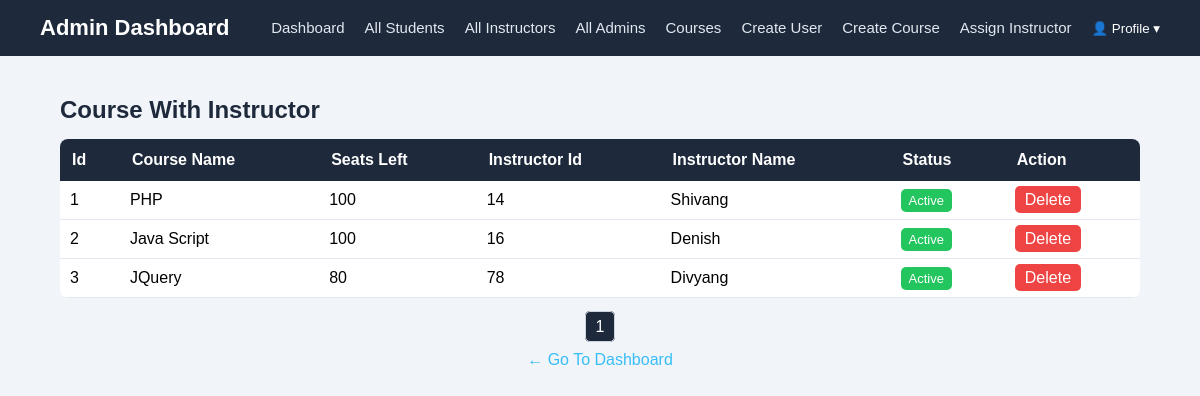
The page /ui/courseWithInstructor.php?tab=courses (signed in) on the database its author committed.
### tables this page shows
CREATE TABLE `course_instructor` (
  `id` int NOT NULL AUTO_INCREMENT,
  `instructor_id` int NOT NULL,
  `course_id` int NOT NULL,
  PRIMARY KEY (`id`),
  UNIQUE KEY `unique_instructor_course` (`instructor_id`, `course_id`),
  KEY `fk_ci_course` (`course_id`),
  CONSTRAINT `fk_ci_course` FOREIGN KEY (`course_id`) REFERENCES `courses` (`id`) ON DELETE CASCADE,
  CONSTRAINT `fk_ci_instructor` FOREIGN KEY (`instructor_id`) REFERENCES `users` (`id`) ON DELETE CASCADE
);

CREATE TABLE `courses` (
  `id` int NOT NULL AUTO_INCREMENT,
  `course_name` varchar(255) DEFAULT NULL,
  `duration_weeks` int DEFAULT NULL,
  `max_seats` int NOT NULL,
  PRIMARY KEY (`id`)
);

CREATE TABLE `users` (
  `id` int NOT NULL AUTO_INCREMENT,
  `name` varchar(255) NOT NULL,
  `email` varchar(255) NOT NULL,
  `password` varchar(255) NOT NULL,
  `phone` bigint NOT NULL,
  `role` enum('Student', 'Instructor', 'Admin') NOT NULL,
  `created_at` timestamp NULL DEFAULT CURRENT_TIMESTAMP,
  `isActive` enum('Active', 'Inactive') DEFAULT 'Active',
  PRIMARY KEY (`id`),
  UNIQUE KEY `email` (`email`)
);

### Class/Course.php (called while the page is built, shortened)
<?php
require_once 'Database.php';
class Course
{
    private $conn;
    public function __construct()
    {
        $db = new Database();
        $this->conn = $db->connect();
    }
    public function courseWithInstructor($page, $limit)
    {
        try {
            $offset = ($page - 1) * $limit;
            $sql = "SELECT c.id,c.course_name,c.max_seats,ci.instructor_id,u.name,u.isActive FROM courses c
                INNER JOIN course_instructor ci ON c.id = ci.course_id
                INNER JOIN users u on u.id = ci.instructor_id LIMIT ? OFFSET ?";
            $stmt = $this->conn->prepare($sql);
            $stmt->bind_param("ii", $limit, $offset);
            $stmt->execute();
            $result = $stmt->get_result();
            $data = [];
            while ($row = $result->fetch_assoc()) {
                $data[] = $row;
            }
            return ["status" => true, "data" => $data];
        } catch (Exception $e) {
            return ["status" => false, "message" => $e->getMessage()];
        }
    }
    public function countCourseWithInstructor()
    {
        try {
            $sql = "SELECT COUNT(*) as total FROM courses c
                INNER JOIN course_instructor ci ON c.id = ci.course_id
                INNER JOIN users u ON u.id = ci.instructor_id";
            $result = $this->conn->query($sql);
            return  ["status" => true, "count" => $result->fetch_assoc()['total']];
        } catch (Exception $e) {
            return ["status" => false, "message" => $e->getMessage()];
        }
    }
}

### Class/Database.php (called while the page is built, shortened)
<?php
class Database
{
    public function connect()
    {
        $this->conn = new mysqli(
            $_ENV['host'],
            $_ENV['username'],
            $_ENV['password'],
            $_ENV['dbname'],
            $_ENV['port']
        );
        return $this->conn;
    }
}

### handlers/adminDashboardHandler.php (called while the page is built, shortened)
<?php
require_once __DIR__ . "./../Class/Course.php";
$courseObj = new Course();
$limit = 10;
$tab = $_GET['tab'] ?? 'students';
$course_page = max(1, (int)($_GET['course_page'] ?? 1));
if ($tab === 'courses') {
    $courseWithInstructorResponse = $courseObj->courseWithInstructor($course_page, $limit);
    if ($courseWithInstructorResponse['status']) {
        $courseWithInstructors = $courseWithInstructorResponse['data'];
    } else {
        $courseWithInstructors = [];
        $_SESSION['error'] = $courseWithInstructorResponse['message'];
    }
    if ($courseObj->countCourseWithInstructor()['status'] !== false) {
        $totalCourseWithInstructor = $courseObj->countCourseWithInstructor()['count'];
    } else {
        $totalCourseWithInstructor = [];
        $_SESSION['error'] = $courseObj->countCourseWithInstructor()['message'];
    }
    $totalCourseWithInstructorPages = ceil($totalCourseWithInstructor / $limit);
}

### ui/courseWithInstructor.php (the view, shortened to what this page needs)
<?php
require __DIR__ . "./../handlers/adminDashboardHandler.php";
?>
<!DOCTYPE html>
<html lang="en">
<head>
</head>
<body>
    <?php require 'navbar.php'; ?>
    <div class="table-container">
        <h2>Course With Instructor</h2>
        <table class="custom-table">
            <tr>
                <th>Id</th>
                <th>Course Name</th>
                <th>Seats Left</th>
                <th>Instructor Id</th>
                <th>Instructor Name</th>
                <th>Status</th>
                <th>Action</th>
            </tr>
            <?php if (empty($courseWithInstructors)): ?>
                <tr>
                    <td colspan="7" style="text-align:center;">No courses found</td>
                </tr>
            <?php else: ?>
                <?php foreach ($courseWithInstructors as $course): ?>
                    <tr>
                        <td><?= $course['id']; ?></td>
                        <td><?= $course['course_name']; ?></td>
                        <td><?= $course['max_seats']; ?></td>
                        <td><?= $course['instructor_id']; ?></td>
                        <td><?= $course['name']; ?></td>
                        <td>
                            <span class="status <?= strtolower($course['isActive']) ?>">
                                <?= $course['isActive']; ?>
                            </span>
                        </td>
                        <td>
                            <a class="delete-btn"
                                href="/course-management/handlers/deleteCourseInstructor.php?course_id=<?= $course['id']; ?>&instructor_id=<?= $course['instructor_id']; ?>"
                                onclick="return confirm('Remove instructor from this course?')">
                                Delete
                            </a>
                        </td>
                    </tr>
                <?php endforeach; ?>
            <?php endif; ?>
        </table>
        <div class="pagination">
            <?php for ($i = 1; $i <= $totalCourseWithInstructorPages; $i++): ?>
                <a href="?course_page=<?= $i ?>"
                    class="<?= ($i == $course_page) ? 'active' : '' ?>">
                    <?= $i ?>
                </a>
            <?php endfor; ?>
        </div>
        <a href="./admin_dashboard.php" class="back-link">← Go To Dashboard</a>
    </div>
</body>
</html>

### ui/css/index.css (style rules this page uses)
* { margin: 0; padding: 0; box-sizing: border-box; }
body { font-family: Arial, sans-serif; }
body { background-color: #f1f5f9; }
.back-link { display: block; text-align: center; margin-top: 15px; text-decoration: none; color: #38bdf8; }
.table-container { width: 90%; margin: 40px auto; }
.table-container h2 { margin-bottom: 15px; color: #1e293b; }
.custom-table { width: 100%; border-collapse: collapse; background: #fff; border-radius: 8px; overflow: hidden; }
.custom-table th { background-color: #1e293b; color: #fff; padding: 12px; text-align: left; }
.custom-table td { padding: 10px; border-bottom: 1px solid #e2e8f0; }
.status { padding: 4px 8px; border-radius: 5px; font-size: 13px; }
.status.active { background-color: #22c55e; color: white; }
.delete-btn { color: white; background-color: #ef4444; padding: 5px 10px; border-radius: 5px; text-decoration: none; }
.pagination { margin-top: 20px; text-align: center; }
.pagination a { margin: 0 5px; padding: 6px 10px; text-decoration: none; border-radius: 5px; color: #1e293b; border: 1px solid #cbd5e1; }
.pagination a.active { background-color: #1e293b; color: white; }

### rows shown on the page
course_instructor: course "1", course.course_name "PHP", course.max_seats "100", instructor "14", instructor.name "Shivang", instructor.isActive "Active"
course_instructor: course "2", course.course_name "Java Script", course.max_seats "100", instructor "16", instructor.name "Denish", instructor.isActive "Active"
course_instructor: course "3", course.course_name "JQuery", course.max_seats "80", instructor "78", instructor.name "Divyang", instructor.isActive "Active"
